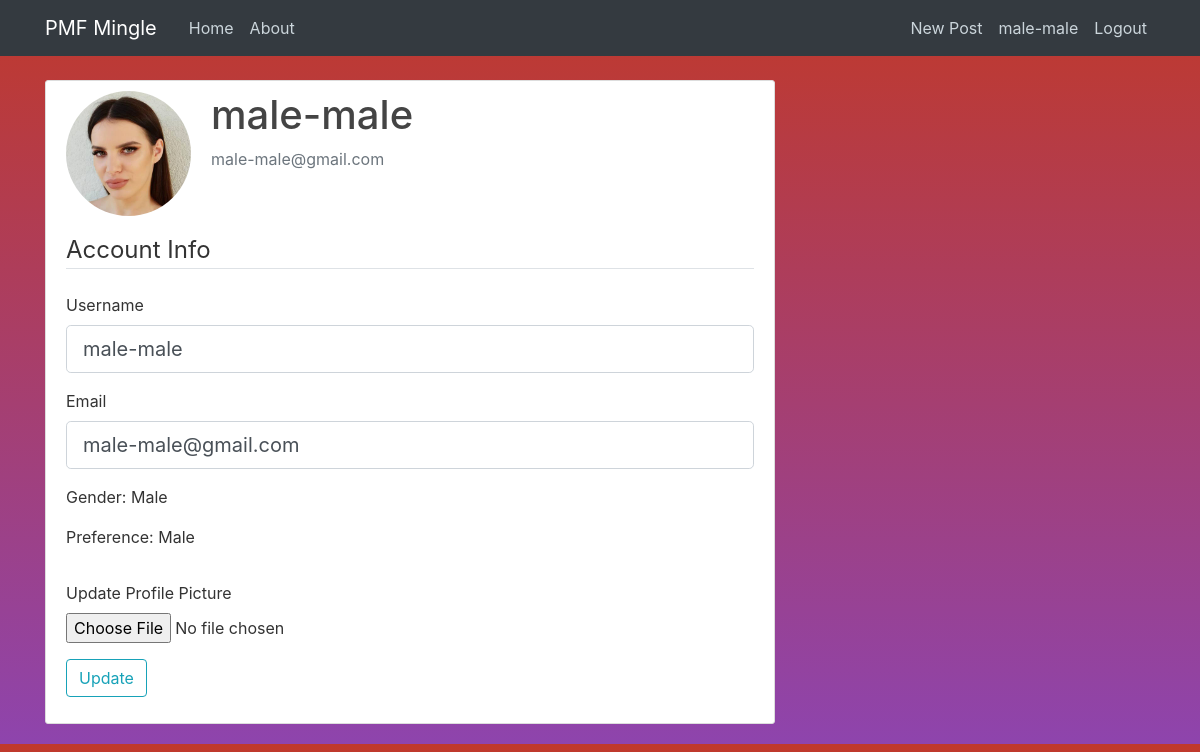
Page /account (signed in) on the committed database.
### datingapp/models.py (models this page shows, shortened)
class User(db.Model, UserMixin):
    id = db.Column(db.Integer, primary_key=True)
    username = db.Column(db.String(20), unique=True, nullable=False)
    email = db.Column(db.String(120), unique=True, nullable=False)
    image_file = db.Column(db.String(20), nullable=False,
                           default='default.jpg')
    password = db.Column(db.String(60), nullable=False)
    gender = db.Column(db.String(20), nullable=False)
    preference = db.Column(db.String(20), nullable=False)
    posts = db.relationship('Post', backref='author', lazy=True)
    liked = db.relationship(
        'PostLike',
        foreign_keys='PostLike.user_id',
        backref='user', lazy='dynamic')

### datingapp/routes.py (the view)
@app.route("/account", methods=['GET', 'POST'])
@login_required
def account():
    form = UpdateAccountForm()
    if form.validate_on_submit():
        if form.picture.data:
            picture_file = save_picture(form.picture.data)
            current_user.image_file = picture_file
        current_user.username = form.username.data
        current_user.email = form.email.data
        db.session.commit()
        flash('Your account has been updated!', 'success')
        return redirect(url_for('account'))
    elif request.method == 'GET':
        form.username.data = current_user.username
        form.email.data = current_user.email
    image_file = url_for('static', filename='profile_pics/' + current_user.image_file)
    return render_template('account.html', title='Account', image_file=image_file, form=form)

### datingapp/forms.py (shortened to what this page needs)
class UpdateAccountForm(FlaskForm):
    username = StringField('Username', validators=[
                           DataRequired(), Length(min=3, max=20)])
    email = StringField('Email', validators=[DataRequired(), Email()])
    submit = SubmitField('Update')
    picture = FileField('Update Profile Picture', validators=[FileAllowed(['jpg', 'png', 'jpeg'])])

### datingapp/models.py (called while the page is built)
@login_manager.user_loader
def load_user(user_id):
    return User.query.get(int(user_id))

### datingapp/templates/account.html (shortened to what this page needs)
{% extends "layout.html" %} {% block content %}
    <div class="content-section">
        <div class="media">
        <img class="rounded-circle  account-img" src="{{ image_file }}">
        <div class="media-body">
            <h2 class="account-heading">{{ current_user.username }}</h2>
            <p class="text-secondary">{{ current_user.email }}</p>
        </div>
        </div>
            <form method="POST" action="" enctype="multipart/form-data">
              <fieldset class="form-group">
                <legend class="border-bottom mb-4">Account Info</legend>
                <div class="form-group">
                  {{ form.username.label(class="form-control-label") }} {% if
                  form.username.errors %} {{ form.username(class="form-control
                  form-control-lg is-invalid") }}
                  <div class="invalid-feedback">
                    {% for error in form.username.errors %}
                    <span>{{ error }}</span>
                    {% endfor %}
                  </div>
                  {% else %} {{ form.username(class="form-control form-control-lg") }} {%
                  endif %}
                </div>
                <div class="form-group">
                  {{ form.email.label(class="form-control-label") }} {% if
                  form.email.errors %} {{ form.email(class="form-control form-control-lg
                  is-invalid") }}
                  <div class="invalid-feedback">
                    {% for error in form.email.errors %}
                    <span>{{ error }}</span>
                    {% endfor %}
                  </div>
                  {% else %} {{ form.email(class="form-control form-control-lg") }} {%
                  endif %}
                </div>
                <div class="form-group">
                  <p>Gender: {{ current_user.gender }}</p>
                  <p>Preference: {{ current_user.preference }}</p>
                </div>
              </fieldset>
              <div class="form-group">
                {{ form.picture.label() }}
                {{ form.picture(class="form-control-file") }}
              </div>
              <div class="form-group">
                {{ form.submit(class="btn btn-outline-info") }}
              </div>
            </form>
        </div>
{% endblock content %}

### datingapp/templates/layout.html (shortened to what this page needs)
<!DOCTYPE html>
<html>
<head>
    <link rel="stylesheet" href="https://maxcdn.bootstrapcdn.com/bootstrap/4.0.0/css/bootstrap.min.css">
    <link rel="stylesheet" type="text/css" href="{{ url_for('static', filename='main.css') }}">
</head>
<body>
    <header class="site-header">
      <nav class="navbar navbar-expand-md navbar-dark bg-dark fixed-top">
        <div class="container">
          <a class="navbar-brand mr-4" href="/">PMF Mingle</a>
          <div class="collapse navbar-collapse" id="navbarToggle">
            <div class="navbar-nav mr-auto">
              <a class="nav-item nav-link" href="{{ url_for('home') }}">Home</a>
              <a class="nav-item nav-link" href="{{ url_for('about') }}">About</a>
            </div>
            <div class="navbar-nav">
              {% if current_user.is_authenticated %}
                <a class="nav-item nav-link" href="{{ url_for('new_post') }}">New Post</a>
                <a class="nav-item nav-link" href="{{ url_for('account') }}">{{ current_user.username }}</a>
                <a class="nav-item nav-link" href="{{ url_for('logout') }}">Logout</a>
              {% else %}
                <a class="nav-item nav-link" href="{{ url_for('login') }}">Login</a>
                <a class="nav-item nav-link" href="{{ url_for('register') }}">Register</a>
              {% endif %}
            </div>
          </div>
        </div>
      </nav>
    </header>
    <main role="main" class="container">
      <div class="row">
        <div class="col-md-8">
          {% block content %}{% endblock %}
    </main>
</body>
</html>

### datingapp/static/main.css (style rules this page uses)
body { background: linear-gradient( #c0392b, #8e44ad); color: #333333; margin-top: 5rem; }
h1, h2, h3, h4, h5, h6 { color: #444444; }
.site-header .navbar-nav .nav-link { color: #cbd5db; }
.content-section { background: #ffffff; padding: 10px 20px; border: 1px solid #dddddd; border-radius: 3px; margin-bottom: 20px; }
.account-img { height: 125px; width: 125px; margin-right: 20px; margin-bottom: 16px; }
.account-heading { font-size: 2.5rem; }

### rows in the picture
User: username "male-male", email "male-male@gmail.com", gender "Male", preference "Male"
